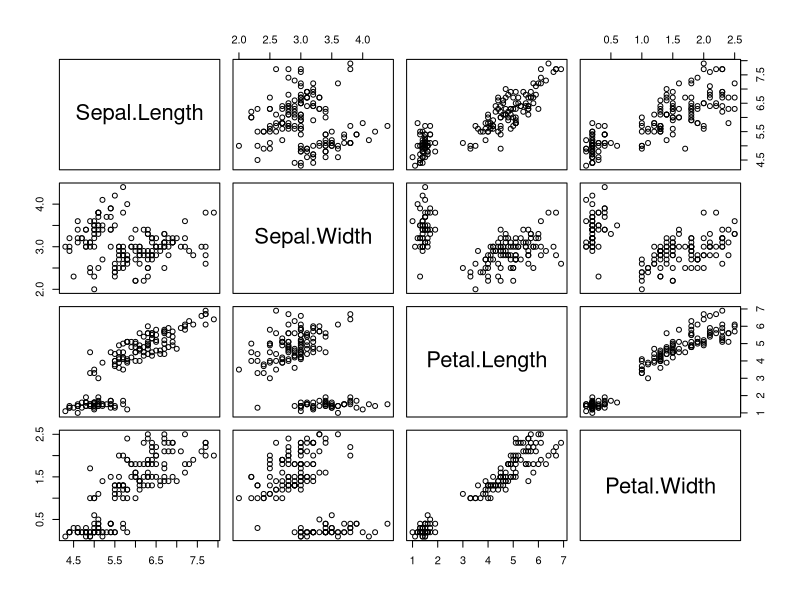
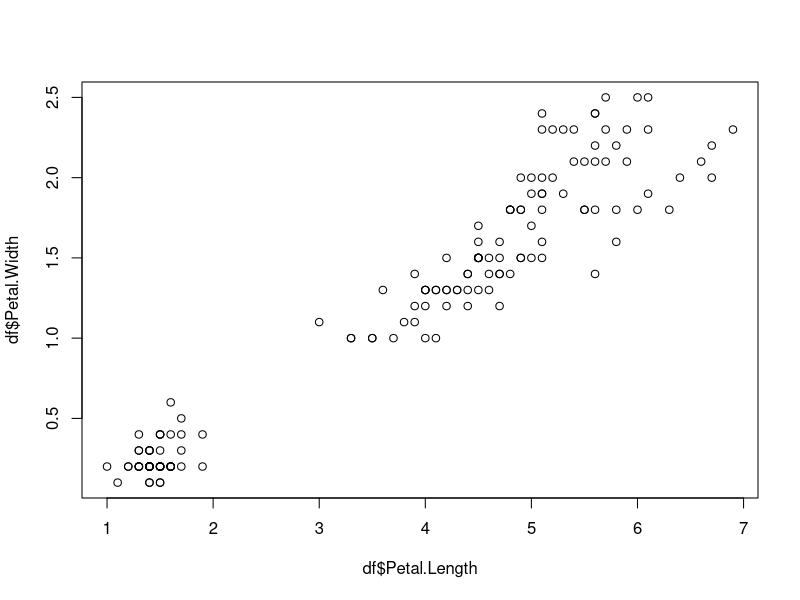
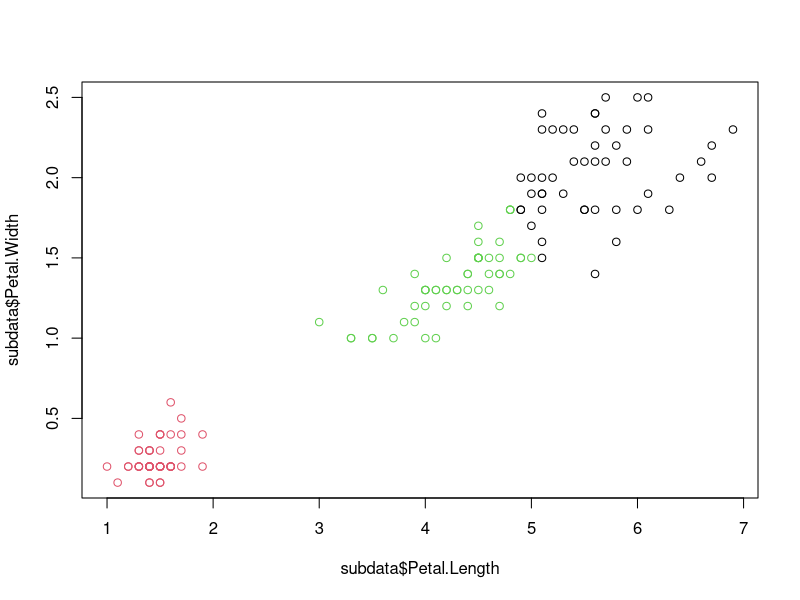
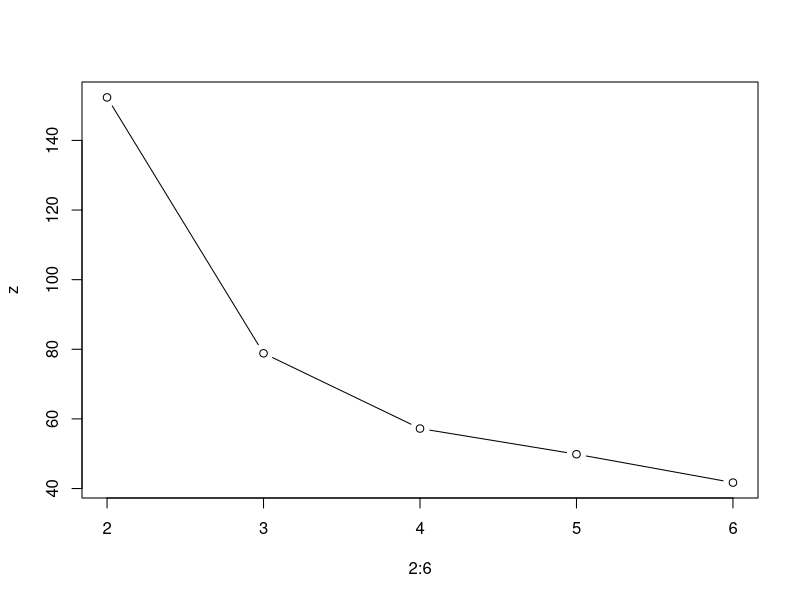

Recreate these plots in R, in order.
library(dplyr)
library(tidyr)

df <- iris
glimpse(df)
df <- df %>% select(-Species)

plot(df)
plot(df$Petal.Length, df$Petal.Width)

subdata <- df %>% select(Petal.Length, Petal.Width)
cluster <- kmeans(subdata, centers = 3)
cluster

as.numeric(cluster$betweenss/(as.numeric(cluster$betweenss) + as.numeric(cluster$tot.withinss)))
subdata$grupo <- cluster$cluster

plot(subdata$Petal.Length, subdata$Petal.Width, col = factor(subdata$grupo))

z <- numeric(5)
for (k in 2:6) {

    cluster <- kmeans(df, centers = k)
    #z[k - 1] <- as.numeric(cluster$betweenss/(as.numeric(cluster$betweenss) + as.numeric(cluster$tot.withinss)))
    z[k - 1] <- cluster$tot.withinss
}

plot(2:6, z, type = "b")
